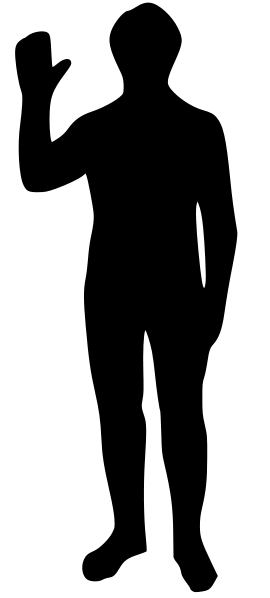
#> input picture soal/uts/human.png, 270 x 598 px
$ python soal3.py
#> lines starting #> are read from the running program, lines starting #| are printed output that depends on the picture; after the words box and inside, x2 and y2 are one past the last pixel; in counts of white or black regions, pixels touching at a corner belong together
from skimage.io import imread
from skimage.util import img_as_float
from matplotlib import pylab
from skimage.morphology import binary_erosion, binary_dilation


im = imread('human.png')
#> im is the input picture: shape (598, 270, 4); mean R, G, B, A 0, 0, 0, 103.5
pylab.gray()
pylab.subplot(131)
pylab.title('Citra asli')
pylab.imshow(im)

im = img_as_float(im[..., 3])
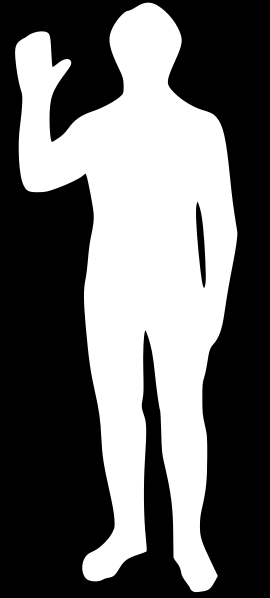
#> im: shape (598, 270) float64; min 0, max 1, mean 0.406
threshold = 0.5
im[im <= threshold] = 0
im[im > threshold] = 1
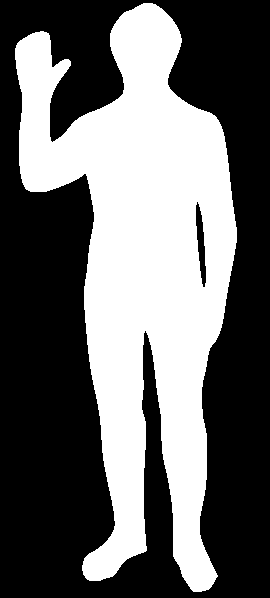
#> im: shape (598, 270) float64; values 0 (black) and 1 (white), 40.6% white; 1 white region, box (x1, y1, x2, y2) and area: (15, 3, 237, 592) 65522
im_eros = binary_erosion(im) - im
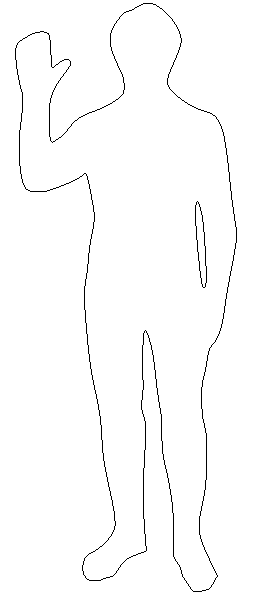
#> im_eros: shape (598, 270) float64; values -1 (black) and 0 (white), 98.6% white; black in thin lines or dots, all inside (x1, y1, x2, y2) = (15, 3, 237, 592)
pylab.subplot(132)
pylab.title('Citra hasil binary erosion morphological')
pylab.imshow(im_eros)

im_dila = im-binary_dilation(im)
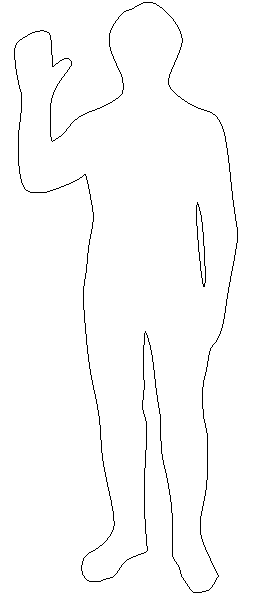
#> im_dila: shape (598, 270) float64; values -1 (black) and 0 (white), 98.6% white; black in thin lines or dots, all inside (x1, y1, x2, y2) = (14, 2, 238, 593)
pylab.subplot(133)
pylab.title('Citra hasil binary dilation morphological')
pylab.imshow(im_dila)
pylab.show()
